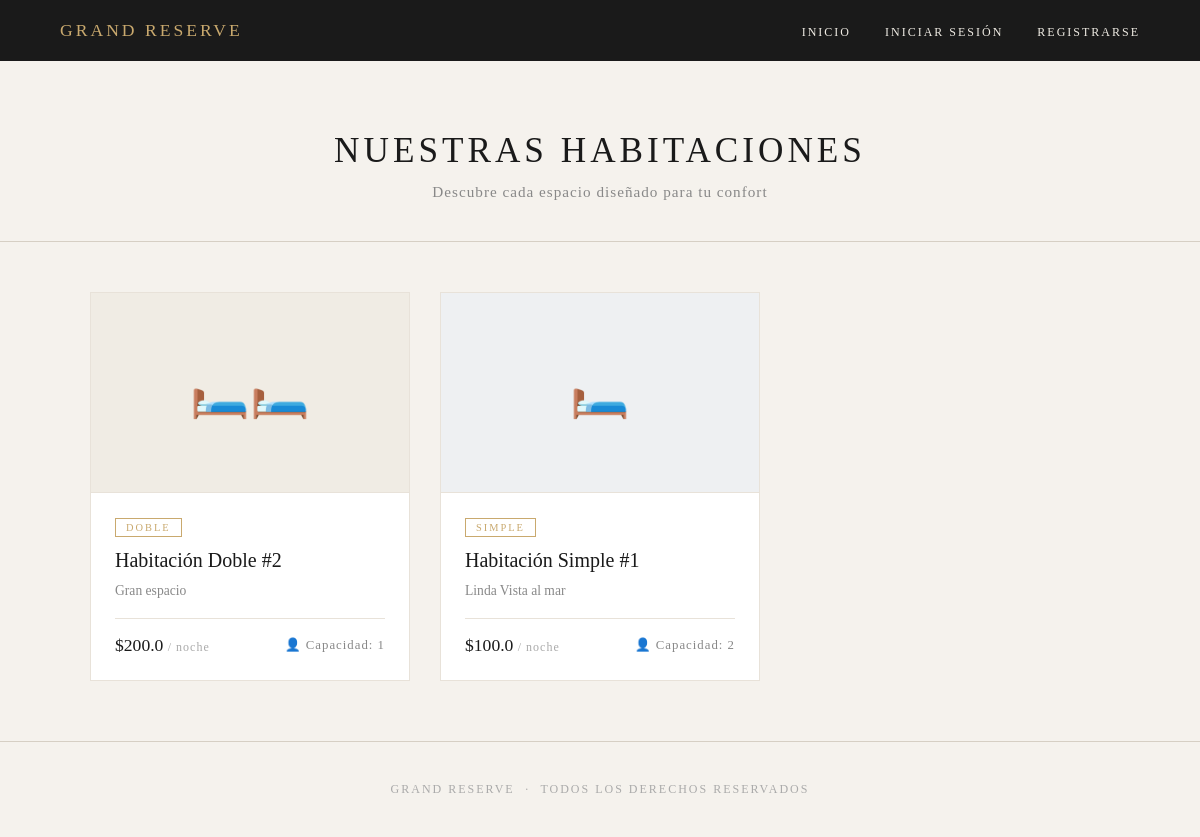
Page /catalog/ on the committed database.
### booking/models.py (models this page shows)
class Room(models.Model):
    ROOM_TYPES = [
        ('simple', 'Simple'),
        ('doble', 'Doble'),
        ('suite', 'Suite'),
    ]
    room_type = models.CharField(max_length=10, choices=ROOM_TYPES, default='simple')
    capacity = models.IntegerField(default=1)
    price = models.FloatField()
    description = models.TextField(blank=True, default='')

### booking/views.py (the view)
# urls.py: path('catalog/', views.catalog, name='catalog'),
def catalog(request):
    check_in = request.GET.get('check_in')
    check_out = request.GET.get('check_out')
    if check_in and check_out:
        check_in_date = datetime.strptime(check_in, "%Y-%m-%d").date()
        check_out_date = datetime.strptime(check_out, "%Y-%m-%d").date()
        occupied = Reservation.objects.filter(
            check_in__lt=check_out_date,
            check_out__gt=check_in_date
        ).values_list('room_id', flat=True)
        rooms = Room.objects.exclude(id__in=occupied).order_by('room_type')
    else:
        rooms = Room.objects.all().order_by('room_type')
    return render(request, 'booking/catalog.html', {
        'rooms': rooms,
        'check_in': check_in,
        'check_out': check_out
    })

### booking/context_processors.py (called while the page is built)
def admin_context(request):
    es_admin = False
    if request.user.is_authenticated:
        es_admin = request.user.groups.filter(name='Administradores').exists()
    return {'es_admin': es_admin}

### booking/templates/booking/catalog.html (shortened to what this page needs)
<!DOCTYPE html>
<html lang="es">
<head>
</head>
<body>
<nav>
    <a class="nav-brand" href="/">Grand Reserve</a>
    <div class="nav-links">
        <a href="/">Inicio</a>
        {% if user.is_authenticated %}
            <a href="/my-reservations/">Mis reservas</a>
            <a href="/logout/">Cerrar sesión</a>
        {% else %}
            <a href="/login/">Iniciar sesión</a>
            <a href="/register/">Registrarse</a>
        {% endif %}
    </div>
</nav>
<div class="hero">
    <h1>Nuestras Habitaciones</h1>
    {% if check_in and check_out %}
        <p>Mostrando habitaciones disponibles para tu estadía</p>
        <div class="dates-badge">{{ check_in }} &nbsp;→&nbsp; {{ check_out }}</div>
    {% else %}
        <p>Descubre cada espacio diseñado para tu confort</p>
    {% endif %}
</div>
<div class="catalog-grid">
    {% for room in rooms %}
    <div class="room-card">
        <div class="room-card-image {{ room.room_type }}">
            {% if room.room_type == 'simple' %}🛏️
            {% elif room.room_type == 'doble' %}🛏️🛏️
            {% else %}✨{% endif %}
        </div>
        <div class="room-card-body">
            <div class="room-type-badge">{{ room.get_room_type_display }}</div>
            <h2>Habitación {{ room.get_room_type_display }} #{{ room.id }}</h2>
            <p>{{ room.description|default:"Una estancia cuidadosamente acondicionada para su máximo confort." }}</p>
            <div class="room-meta">
                <div class="room-price">
                    ${{ room.price }} <span>/ noche</span>
                </div>
                <div class="room-capacity">
                    👤 Capacidad: {{ room.capacity }}
                </div>
            </div>
        </div>
    </div>
    {% empty %}
    <div class="empty">
        No hay habitaciones disponibles para esas fechas.
    </div>
    {% endfor %}
</div>
<footer>
    GRAND RESERVE &nbsp;·&nbsp; TODOS LOS DERECHOS RESERVADOS
</footer>
</body>
</html>

### booking/templates/booking/catalog.html (style rules this page uses)
* { margin: 0; padding: 0; box-sizing: border-box; }
body { font-family: 'Georgia', serif; background-color: #f5f2ed; color: #2c2c2c; }
nav { background: #1a1a1a; display: flex; justify-content: space-between; align-items: center; padding: 20px 60px; }
.nav-brand { color: #c9a96e; font-size: 1.1rem; letter-spacing: 3px; text-transform: uppercase; text-decoration: none; }
.nav-links a { color: #f0ece4; text-decoration: none; margin-left: 30px; font-size: 0.75rem; letter-spacing: 2px; text-transform: uppercase; }
.hero { text-align: center; padding: 70px 20px 40px; border-bottom: 1px solid #d6cfc4; }
.hero h1 { font-size: 2.2rem; font-weight: 400; letter-spacing: 4px; text-transform: uppercase; color: #1a1a1a; margin-bottom: 12px; }
.hero p { color: #888; font-size: 0.95rem; letter-spacing: 1px; }
.catalog-grid { display: grid; grid-template-columns: repeat(auto-fill, minmax(320px, 1fr)); gap: 30px; max-width: 1100px; margin: 50px auto; padding: 0 40px; }
.room-card { background: white; border: 1px solid #e8e2d9; overflow: hidden; }
.room-card-image { height: 200px; display: flex; align-items: center; justify-content: center; font-size: 3rem; background: #f0ece4; border-bottom: 1px solid #e8e2d9; }
.room-card-image.simple { background: #eef0f2; }
.room-card-image.doble { background: #f0ece4; }
.room-card-body { padding: 24px; }
.room-type-badge { display: inline-block; font-size: 0.65rem; letter-spacing: 2px; text-transform: uppercase; color: #c9a96e; border: 1px solid #c9a96e; padding: 3px 10px; margin-bottom: 12px; }
.room-card-body h2 { font-size: 1.25rem; font-weight: 400; margin-bottom: 8px; color: #1a1a1a; }
.room-card-body p { font-size: 0.85rem; color: #888; line-height: 1.6; margin-bottom: 16px; }
.room-meta { display: flex; justify-content: space-between; align-items: center; border-top: 1px solid #e8e2d9; padding-top: 16px; margin-top: 8px; }
.room-price { font-size: 1.1rem; color: #1a1a1a; }
.room-price span { font-size: 0.75rem; color: #aaa; letter-spacing: 1px; }
.room-capacity { font-size: 0.8rem; color: #888; letter-spacing: 1px; }
footer { text-align: center; padding: 40px; font-size: 0.75rem; color: #aaa; letter-spacing: 2px; border-top: 1px solid #d6cfc4; margin-top: 60px; }

### rows in the picture
Room: room_type "DOBLE", room_type "Doble", id "2", description "Gran espacio", price "200.0", capacity "1"
Room: room_type "SIMPLE", room_type "Simple", id "1", description "Linda Vista al mar", price "100.0", capacity "2"
